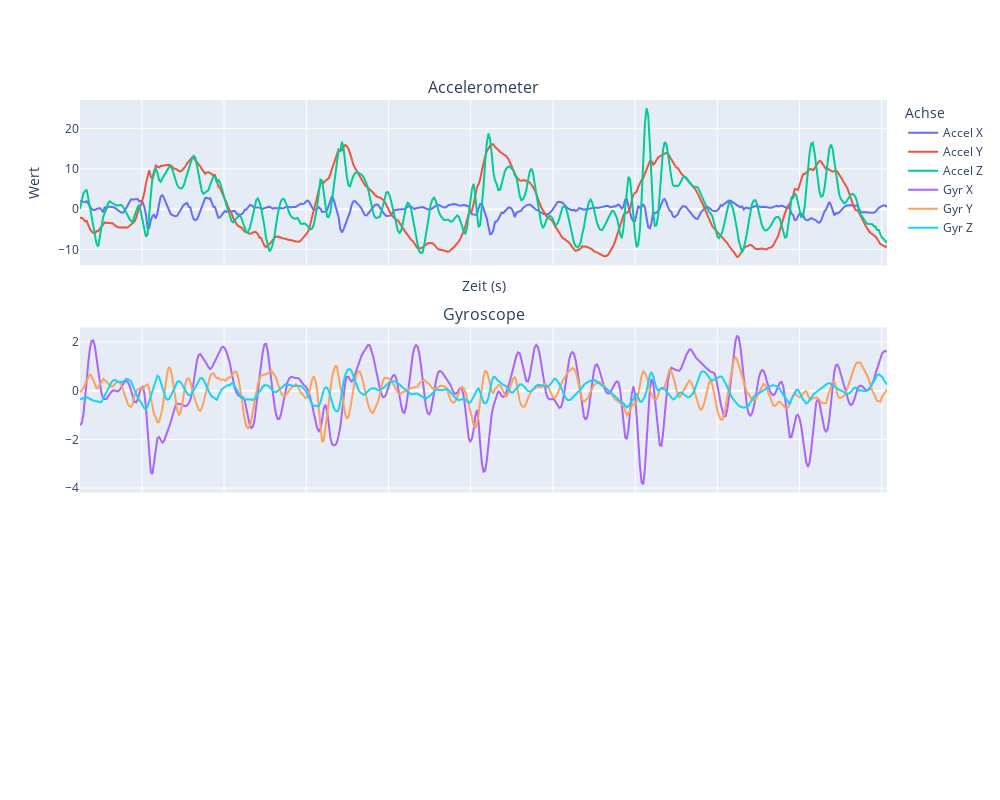

Source (notebook cell):
### Markdown cell above
Es wird die Funktion compare_acc_gyr mit den Sprung- bzw Kniebeugen-Daten aufgerufen.

### Code cell
compare_acc_gyr(jump_acc,jump_gyr)

### Figure 1 — Plotly figure (JSON) as saved in the notebook; plotly's stock layout.template omitted (floating-point values rounded to 4 significant figures; data arrays with more than 128 entries replaced by an {"elided": "..."} marker saying what was removed)
{"data": [{"name": "Accel X", "type": "scatter", "x": {"elided": "491 float values"}, "y": {"elided": "491 float values"}}, {"name": "Accel Y", "type": "scatter", "x": {"elided": "491 float values"}, "y": {"elided": "491 float values"}}, {"name": "Accel Z", "type": "scatter", "x": {"elided": "491 float values"}, "y": {"elided": "491 float values"}}, {"marker": {"size": 4}, "name": "Gyr X", "type": "scatter", "x": {"elided": "491 float values"}, "xaxis": "x2", "y": {"elided": "491 float values"}, "yaxis": "y2"}, {"marker": {"size": 4}, "name": "Gyr Y", "type": "scatter", "x": {"elided": "491 float values"}, "xaxis": "x2", "y": {"elided": "491 float values"}, "yaxis": "y2"}, {"marker": {"size": 4}, "name": "Gyr Z", "type": "scatter", "x": {"elided": "491 float values"}, "xaxis": "x2", "y": {"elided": "491 float values"}, "yaxis": "y2"}], "layout": {"annotations": [{"font": {"size": 16}, "showarrow": false, "text": "Accelerometer", "x": 0.5, "xanchor": "center", "xref": "paper", "y": 1, "yanchor": "bottom", "yref": "paper"}, {"font": {"size": 16}, "showarrow": false, "text": "Gyroscope", "x": 0.5, "xanchor": "center", "xref": "paper", "y": 0.6333, "yanchor": "bottom", "yref": "paper"}], "height": 800, "legend": {"title": {"text": "Achse"}}, "width": 1000, "xaxis": {"anchor": "y", "domain": [0, 1], "matches": "x3", "showticklabels": false, "title": {"text": "Zeit (s)"}}, "xaxis2": {"anchor": "y2", "domain": [0, 1], "matches": "x3", "showticklabels": false}, "xaxis3": {"anchor": "y3", "domain": [0, 1]}, "yaxis": {"anchor": "x", "domain": [0.7333, 1], "title": {"text": "Wert"}}, "yaxis2": {"anchor": "x2", "domain": [0.3667, 0.6333]}, "yaxis3": {"anchor": "x3", "domain": [0, 0.2667]}}}
